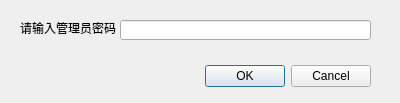
<?xml version="1.0" encoding="UTF-8"?>
<ui version="4.0">
 <class>InputPasswordDialog</class>
 <widget class="QDialog" name="InputPasswordDialog">
  <property name="geometry">
   <rect>
    <x>0</x>
    <y>0</y>
    <width>400</width>
    <height>103</height>
   </rect>
  </property>
  <property name="windowTitle">
   <string>输入密码</string>
  </property>
  <widget class="QDialogButtonBox" name="buttonBox">
   <property name="geometry">
    <rect>
     <x>30</x>
     <y>60</y>
     <width>341</width>
     <height>32</height>
    </rect>
   </property>
   <property name="orientation">
    <enum>Qt::Horizontal</enum>
   </property>
   <property name="standardButtons">
    <set>QDialogButtonBox::Cancel|QDialogButtonBox::Ok</set>
   </property>
  </widget>
  <widget class="QLabel" name="label">
   <property name="geometry">
    <rect>
     <x>20</x>
     <y>20</y>
     <width>101</width>
     <height>16</height>
    </rect>
   </property>
   <property name="text">
    <string>请输入管理员密码</string>
   </property>
  </widget>
  <widget class="QLineEdit" name="lineEdit_pwd">
   <property name="geometry">
    <rect>
     <x>120</x>
     <y>20</y>
     <width>251</width>
     <height>20</height>
    </rect>
   </property>
   <property name="inputMask">
    <string/>
   </property>
   <property name="text">
    <string/>
   </property>
  </widget>
 </widget>
 <resources/>
 <connections>
  <connection>
   <sender>buttonBox</sender>
   <signal>accepted()</signal>
   <receiver>InputPasswordDialog</receiver>
   <slot>accept()</slot>
   <hints>
    <hint type="sourcelabel">
     <x>248</x>
     <y>254</y>
    </hint>
    <hint type="destinationlabel">
     <x>157</x>
     <y>274</y>
    </hint>
   </hints>
  </connection>
  <connection>
   <sender>buttonBox</sender>
   <signal>rejected()</signal>
   <receiver>InputPasswordDialog</receiver>
   <slot>reject()</slot>
   <hints>
    <hint type="sourcelabel">
     <x>316</x>
     <y>260</y>
    </hint>
    <hint type="destinationlabel">
     <x>286</x>
     <y>274</y>
    </hint>
   </hints>
  </connection>
 </connections>
</ui>
